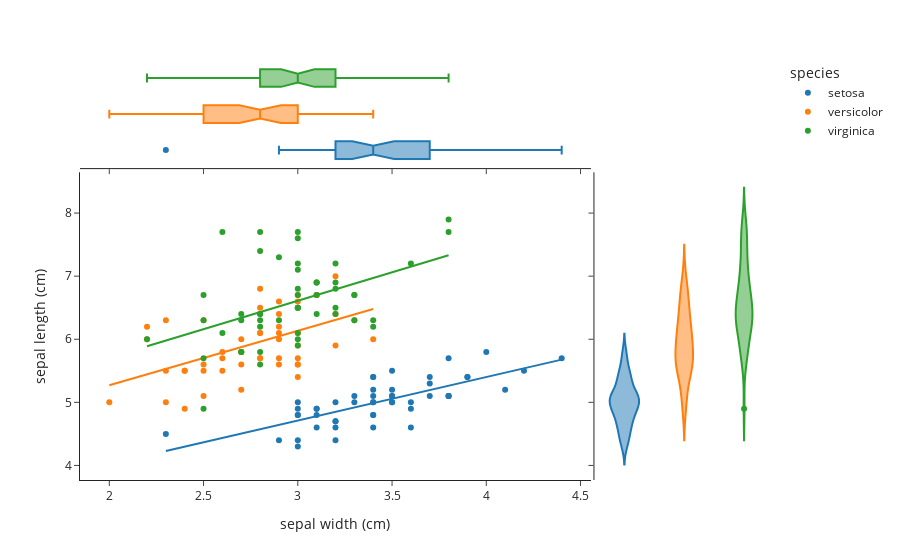

Write notebook code for a chart like this one.
### Code cell
fig = px.scatter(iris, x="sepal width (cm)", y="sepal length (cm)", color="species", marginal_y="violin",
           marginal_x="box", trendline="ols", template="simple_white")
fig.show()

### Figure 1 — Plotly figure (JSON) as saved in the notebook; plotly's stock layout.template omitted (floating-point values rounded to 4 significant figures)
{"data": [{"hovertemplate": "species=setosa<br>sepal width (cm)=%{x}<br>sepal length (cm)=%{y}<extra></extra>", "legendgroup": "setosa", "marker": {"color": "#1F77B4", "symbol": "circle"}, "mode": "markers", "name": "setosa", "orientation": "v", "showlegend": true, "type": "scatter", "x": [3.5, 3, 3.2, 3.1, 3.6, 3.9, 3.4, 3.4, 2.9, 3.1, 3.7, 3.4, 3, 3, 4, 4.4, 3.9, 3.5, 3.8, 3.8, 3.4, 3.7, 3.6, 3.3, 3.4, 3, 3.4, 3.5, 3.4, 3.2, 3.1, 3.4, 4.1, 4.2, 3.1, 3.2, 3.5, 3.6, 3, 3.4, 3.5, 2.3, 3.2, 3.5, 3.8, 3, 3.8, 3.2, 3.7, 3.3], "xaxis": "x", "y": [5.1, 4.9, 4.7, 4.6, 5, 5.4, 4.6, 5, 4.4, 4.9, 5.4, 4.8, 4.8, 4.3, 5.8, 5.7, 5.4, 5.1, 5.7, 5.1, 5.4, 5.1, 4.6, 5.1, 4.8, 5, 5, 5.2, 5.2, 4.7, 4.8, 5.4, 5.2, 5.5, 4.9, 5, 5.5, 4.9, 4.4, 5.1, 5, 4.5, 4.4, 5, 5.1, 4.8, 5.1, 4.6, 5.3, 5], "yaxis": "y"}, {"alignmentgroup": "True", "hovertemplate": "species=setosa<br>sepal width (cm)=%{x}<extra></extra>", "legendgroup": "setosa", "marker": {"color": "#1F77B4", "symbol": "circle"}, "name": "setosa", "notched": true, "offsetgroup": "setosa", "showlegend": false, "type": "box", "x": [3.5, 3, 3.2, 3.1, 3.6, 3.9, 3.4, 3.4, 2.9, 3.1, 3.7, 3.4, 3, 3, 4, 4.4, 3.9, 3.5, 3.8, 3.8, 3.4, 3.7, 3.6, 3.3, 3.4, 3, 3.4, 3.5, 3.4, 3.2, 3.1, 3.4, 4.1, 4.2, 3.1, 3.2, 3.5, 3.6, 3, 3.4, 3.5, 2.3, 3.2, 3.5, 3.8, 3, 3.8, 3.2, 3.7, 3.3], "xaxis": "x3", "yaxis": "y3"}, {"alignmentgroup": "True", "hovertemplate": "species=setosa<br>sepal length (cm)=%{y}<extra></extra>", "legendgroup": "setosa", "marker": {"color": "#1F77B4", "symbol": "circle"}, "name": "setosa", "offsetgroup": "setosa", "scalegroup": "y", "showlegend": false, "type": "violin", "xaxis": "x2", "y": [5.1, 4.9, 4.7, 4.6, 5, 5.4, 4.6, 5, 4.4, 4.9, 5.4, 4.8, 4.8, 4.3, 5.8, 5.7, 5.4, 5.1, 5.7, 5.1, 5.4, 5.1, 4.6, 5.1, 4.8, 5, 5, 5.2, 5.2, 4.7, 4.8, 5.4, 5.2, 5.5, 4.9, 5, 5.5, 4.9, 4.4, 5.1, 5, 4.5, 4.4, 5, 5.1, 4.8, 5.1, 4.6, 5.3, 5], "yaxis": "y2"}, {"hovertemplate": "<b>OLS trendline</b><br>sepal length (cm) = 0.69049 * sepal width (cm) + 2.639<br>R<sup>2</sup>=0.551376<br><br>species=setosa<br>sepal width (cm)=%{x}<br>sepal length (cm)=%{y} <b>(trend)</b><extra></extra>", "legendgroup": "setosa", "marker": {"color": "#1F77B4", "symbol": "circle"}, "mode": "lines", "name": "setosa", "showlegend": false, "type": "scatter", "x": [2.3, 2.9, 3, 3, 3, 3, 3, 3, 3.1, 3.1, 3.1, 3.1, 3.2, 3.2, 3.2, 3.2, 3.2, 3.3, 3.3, 3.4, 3.4, 3.4, 3.4, 3.4, 3.4, 3.4, 3.4, 3.4, 3.5, 3.5, 3.5, 3.5, 3.5, 3.5, 3.6, 3.6, 3.6, 3.7, 3.7, 3.7, 3.8, 3.8, 3.8, 3.8, 3.9, 3.9, 4, 4.1, 4.2, 4.4], "xaxis": "x", "y": [4.227, 4.641, 4.71, 4.71, 4.71, 4.71, 4.71, 4.71, 4.78, 4.78, 4.78, 4.78, 4.849, 4.849, 4.849, 4.849, 4.849, 4.918, 4.918, 4.987, 4.987, 4.987, 4.987, 4.987, 4.987, 4.987, 4.987, 4.987, 5.056, 5.056, 5.056, 5.056, 5.056, 5.056, 5.125, 5.125, 5.125, 5.194, 5.194, 5.194, 5.263, 5.263, 5.263, 5.263, 5.332, 5.332, 5.401, 5.47, 5.539, 5.677], "yaxis": "y"}, {"hovertemplate": "species=versicolor<br>sepal width (cm)=%{x}<br>sepal length (cm)=%{y}<extra></extra>", "legendgroup": "versicolor", "marker": {"color": "#FF7F0E", "symbol": "circle"}, "mode": "markers", "name": "versicolor", "orientation": "v", "showlegend": true, "type": "scatter", "x": [3.2, 3.2, 3.1, 2.3, 2.8, 2.8, 3.3, 2.4, 2.9, 2.7, 2, 3, 2.2, 2.9, 2.9, 3.1, 3, 2.7, 2.2, 2.5, 3.2, 2.8, 2.5, 2.8, 2.9, 3, 2.8, 3, 2.9, 2.6, 2.4, 2.4, 2.7, 2.7, 3, 3.4, 3.1, 2.3, 3, 2.5, 2.6, 3, 2.6, 2.3, 2.7, 3, 2.9, 2.9, 2.5, 2.8], "xaxis": "x", "y": [7, 6.4, 6.9, 5.5, 6.5, 5.7, 6.3, 4.9, 6.6, 5.2, 5, 5.9, 6, 6.1, 5.6, 6.7, 5.6, 5.8, 6.2, 5.6, 5.9, 6.1, 6.3, 6.1, 6.4, 6.6, 6.8, 6.7, 6, 5.7, 5.5, 5.5, 5.8, 6, 5.4, 6, 6.7, 6.3, 5.6, 5.5, 5.5, 6.1, 5.8, 5, 5.6, 5.7, 5.7, 6.2, 5.1, 5.7], "yaxis": "y"}, {"alignmentgroup": "True", "hovertemplate": "species=versicolor<br>sepal width (cm)=%{x}<extra></extra>", "legendgroup": "versicolor", "marker": {"color": "#FF7F0E", "symbol": "circle"}, "name": "versicolor", "notched": true, "offsetgroup": "versicolor", "showlegend": false, "type": "box", "x": [3.2, 3.2, 3.1, 2.3, 2.8, 2.8, 3.3, 2.4, 2.9, 2.7, 2, 3, 2.2, 2.9, 2.9, 3.1, 3, 2.7, 2.2, 2.5, 3.2, 2.8, 2.5, 2.8, 2.9, 3, 2.8, 3, 2.9, 2.6, 2.4, 2.4, 2.7, 2.7, 3, 3.4, 3.1, 2.3, 3, 2.5, 2.6, 3, 2.6, 2.3, 2.7, 3, 2.9, 2.9, 2.5, 2.8], "xaxis": "x3", "yaxis": "y3"}, {"alignmentgroup": "True", "hovertemplate": "species=versicolor<br>sepal length (cm)=%{y}<extra></extra>", "legendgroup": "versicolor", "marker": {"color": "#FF7F0E", "symbol": "circle"}, "name": "versicolor", "offsetgroup": "versicolor", "scalegroup": "y", "showlegend": false, "type": "violin", "xaxis": "x2", "y": [7, 6.4, 6.9, 5.5, 6.5, 5.7, 6.3, 4.9, 6.6, 5.2, 5, 5.9, 6, 6.1, 5.6, 6.7, 5.6, 5.8, 6.2, 5.6, 5.9, 6.1, 6.3, 6.1, 6.4, 6.6, 6.8, 6.7, 6, 5.7, 5.5, 5.5, 5.8, 6, 5.4, 6, 6.7, 6.3, 5.6, 5.5, 5.5, 6.1, 5.8, 5, 5.6, 5.7, 5.7, 6.2, 5.1, 5.7], "yaxis": "y2"}, {"hovertemplate": "<b>OLS trendline</b><br>sepal length (cm) = 0.865078 * sepal width (cm) + 3.53973<br>R<sup>2</sup>=0.276582<br><br>species=versicolor<br>sepal width (cm)=%{x}<br>sepal length (cm)=%{y} <b>(trend)</b><extra></extra>", "legendgroup": "versicolor", "marker": {"color": "#FF7F0E", "symbol": "circle"}, "mode": "lines", "name": "versicolor", "showlegend": false, "type": "scatter", "x": [2, 2.2, 2.2, 2.3, 2.3, 2.3, 2.4, 2.4, 2.4, 2.5, 2.5, 2.5, 2.5, 2.6, 2.6, 2.6, 2.7, 2.7, 2.7, 2.7, 2.7, 2.8, 2.8, 2.8, 2.8, 2.8, 2.8, 2.9, 2.9, 2.9, 2.9, 2.9, 2.9, 2.9, 3, 3, 3, 3, 3, 3, 3, 3, 3.1, 3.1, 3.1, 3.2, 3.2, 3.2, 3.3, 3.4], "xaxis": "x", "y": [5.27, 5.443, 5.443, 5.529, 5.529, 5.529, 5.616, 5.616, 5.616, 5.702, 5.702, 5.702, 5.702, 5.789, 5.789, 5.789, 5.875, 5.875, 5.875, 5.875, 5.875, 5.962, 5.962, 5.962, 5.962, 5.962, 5.962, 6.048, 6.048, 6.048, 6.048, 6.048, 6.048, 6.048, 6.135, 6.135, 6.135, 6.135, 6.135, 6.135, 6.135, 6.135, 6.221, 6.221, 6.221, 6.308, 6.308, 6.308, 6.394, 6.481], "yaxis": "y"}, {"hovertemplate": "species=virginica<br>sepal width (cm)=%{x}<br>sepal length (cm)=%{y}<extra></extra>", "legendgroup": "virginica", "marker": {"color": "#2CA02C", "symbol": "circle"}, "mode": "markers", "name": "virginica", "orientation": "v", "showlegend": true, "type": "scatter", "x": [3.3, 2.7, 3, 2.9, 3, 3, 2.5, 2.9, 2.5, 3.6, 3.2, 2.7, 3, 2.5, 2.8, 3.2, 3, 3.8, 2.6, 2.2, 3.2, 2.8, 2.8, 2.7, 3.3, 3.2, 2.8, 3, 2.8, 3, 2.8, 3.8, 2.8, 2.8, 2.6, 3, 3.4, 3.1, 3, 3.1, 3.1, 3.1, 2.7, 3.2, 3.3, 3, 2.5, 3, 3.4, 3], "xaxis": "x", "y": [6.3, 5.8, 7.1, 6.3, 6.5, 7.6, 4.9, 7.3, 6.7, 7.2, 6.5, 6.4, 6.8, 5.7, 5.8, 6.4, 6.5, 7.7, 7.7, 6, 6.9, 5.6, 7.7, 6.3, 6.7, 7.2, 6.2, 6.1, 6.4, 7.2, 7.4, 7.9, 6.4, 6.3, 6.1, 7.7, 6.3, 6.4, 6, 6.9, 6.7, 6.9, 5.8, 6.8, 6.7, 6.7, 6.3, 6.5, 6.2, 5.9], "yaxis": "y"}, {"alignmentgroup": "True", "hovertemplate": "species=virginica<br>sepal width (cm)=%{x}<extra></extra>", "legendgroup": "virginica", "marker": {"color": "#2CA02C", "symbol": "circle"}, "name": "virginica", "notched": true, "offsetgroup": "virginica", "showlegend": false, "type": "box", "x": [3.3, 2.7, 3, 2.9, 3, 3, 2.5, 2.9, 2.5, 3.6, 3.2, 2.7, 3, 2.5, 2.8, 3.2, 3, 3.8, 2.6, 2.2, 3.2, 2.8, 2.8, 2.7, 3.3, 3.2, 2.8, 3, 2.8, 3, 2.8, 3.8, 2.8, 2.8, 2.6, 3, 3.4, 3.1, 3, 3.1, 3.1, 3.1, 2.7, 3.2, 3.3, 3, 2.5, 3, 3.4, 3], "xaxis": "x3", "yaxis": "y3"}, {"alignmentgroup": "True", "hovertemplate": "species=virginica<br>sepal length (cm)=%{y}<extra></extra>", "legendgroup": "virginica", "marker": {"color": "#2CA02C", "symbol": "circle"}, "name": "virginica", "offsetgroup": "virginica", "scalegroup": "y", "showlegend": false, "type": "violin", "xaxis": "x2", "y": [6.3, 5.8, 7.1, 6.3, 6.5, 7.6, 4.9, 7.3, 6.7, 7.2, 6.5, 6.4, 6.8, 5.7, 5.8, 6.4, 6.5, 7.7, 7.7, 6, 6.9, 5.6, 7.7, 6.3, 6.7, 7.2, 6.2, 6.1, 6.4, 7.2, 7.4, 7.9, 6.4, 6.3, 6.1, 7.7, 6.3, 6.4, 6, 6.9, 6.7, 6.9, 5.8, 6.8, 6.7, 6.7, 6.3, 6.5, 6.2, 5.9], "yaxis": "y2"}, {"hovertemplate": "<b>OLS trendline</b><br>sepal length (cm) = 0.901534 * sepal width (cm) + 3.90684<br>R<sup>2</sup>=0.209057<br><br>species=virginica<br>sepal width (cm)=%{x}<br>sepal length (cm)=%{y} <b>(trend)</b><extra></extra>", "legendgroup": "virginica", "marker": {"color": "#2CA02C", "symbol": "circle"}, "mode": "lines", "name": "virginica", "showlegend": false, "type": "scatter", "x": [2.2, 2.5, 2.5, 2.5, 2.5, 2.6, 2.6, 2.7, 2.7, 2.7, 2.7, 2.8, 2.8, 2.8, 2.8, 2.8, 2.8, 2.8, 2.8, 2.9, 2.9, 3, 3, 3, 3, 3, 3, 3, 3, 3, 3, 3, 3, 3.1, 3.1, 3.1, 3.1, 3.2, 3.2, 3.2, 3.2, 3.2, 3.3, 3.3, 3.3, 3.4, 3.4, 3.6, 3.8, 3.8], "xaxis": "x", "y": [5.89, 6.161, 6.161, 6.161, 6.161, 6.251, 6.251, 6.341, 6.341, 6.341, 6.341, 6.431, 6.431, 6.431, 6.431, 6.431, 6.431, 6.431, 6.431, 6.521, 6.521, 6.611, 6.611, 6.611, 6.611, 6.611, 6.611, 6.611, 6.611, 6.611, 6.611, 6.611, 6.611, 6.702, 6.702, 6.702, 6.702, 6.792, 6.792, 6.792, 6.792, 6.792, 6.882, 6.882, 6.882, 6.972, 6.972, 7.152, 7.333, 7.333], "yaxis": "y"}], "layout": {"legend": {"title": {"text": "species"}, "tracegroupgap": 0}, "margin": {"t": 60}, "xaxis": {"anchor": "y", "domain": [0, 0.7363], "title": {"text": "sepal width (cm)"}}, "xaxis2": {"anchor": "y2", "domain": [0.7413, 1], "matches": "x2", "showline": false, "showticklabels": false, "ticks": ""}, "xaxis3": {"anchor": "y3", "domain": [0, 0.7363], "matches": "x", "showticklabels": false}, "xaxis4": {"anchor": "y4", "domain": [0.7413, 1], "matches": "x2", "showline": false, "showticklabels": false, "ticks": ""}, "yaxis": {"anchor": "x", "domain": [0, 0.7326], "title": {"text": "sepal length (cm)"}}, "yaxis2": {"anchor": "x2", "domain": [0, 0.7326], "matches": "y", "showticklabels": false}, "yaxis3": {"anchor": "x3", "domain": [0.7426, 1], "matches": "y3", "showline": false, "showticklabels": false, "ticks": ""}, "yaxis4": {"anchor": "x4", "domain": [0.7426, 1], "matches": "y3", "showline": false, "showticklabels": false, "ticks": ""}}}
